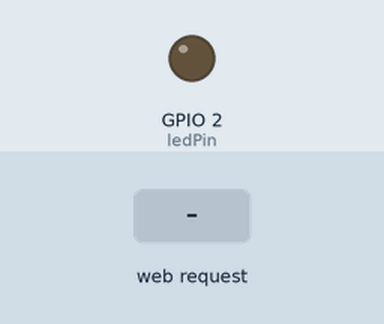
This sketch was run on a simulated ESP8266 (NodeMCU). Parts: output pins drawn as LEDs (lit = HIGH). The test bench sets the inputs (shaded band). WiFi joins after 1.5 s; servers stay silent unless stated.

Above: at 2.7 s.
2.8 s: HTTP request GET /LED=ON received
At 4.0 s:
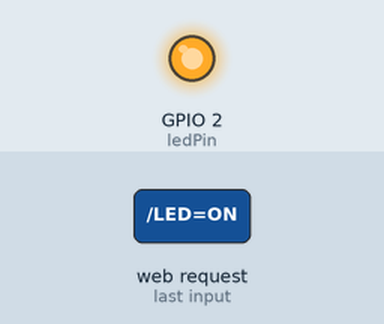
4.3 s: HTTP request GET /LED=OFF received
At 5.3 s:
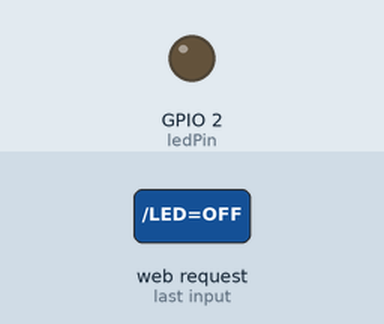
Timing chart, 0 to 7.3 s (numbered marks = the images above; inputs shaded):
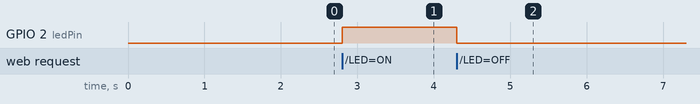

The sketch:

ESP8266_Webserver.ino
```cpp
#include <ESP8266WiFi.h>

const char* ssid = "WiFi名稱";
const char* password = "WiFi密碼";

WiFiServer server(80);
int ledPin = 2;

void setup() {
  pinMode(ledPin, OUTPUT);
  WiFi.begin(ssid, password);
  while (WiFi.status() != WL_CONNECTED) {
    delay(500);
  }
  server.begin();
}

void loop() {
  WiFiClient client = server.available();
  if (client) {
    String request = client.readStringUntil('\r');
    if (request.indexOf("/LED=ON") != -1) digitalWrite(ledPin, HIGH);
    if (request.indexOf("/LED=OFF") != -1) digitalWrite(ledPin, LOW);

    client.print("HTTP/1.1 200 OK\r\nContent-Type: text/html\r\n\r\n");
    client.print("<h1>控制LED燈</h1>");
    client.print("<a href='/LED=ON'>開燈</a><br>");
    client.print("<a href='/LED=OFF'>關燈</a>");
    client.stop();
  }
}
```

Measured:
- after the input at 2.8 s, GPIO 2 (ledPin): LOW → HIGH at once
- after the input at 4.3 s, GPIO 2 (ledPin): HIGH → LOW at once
